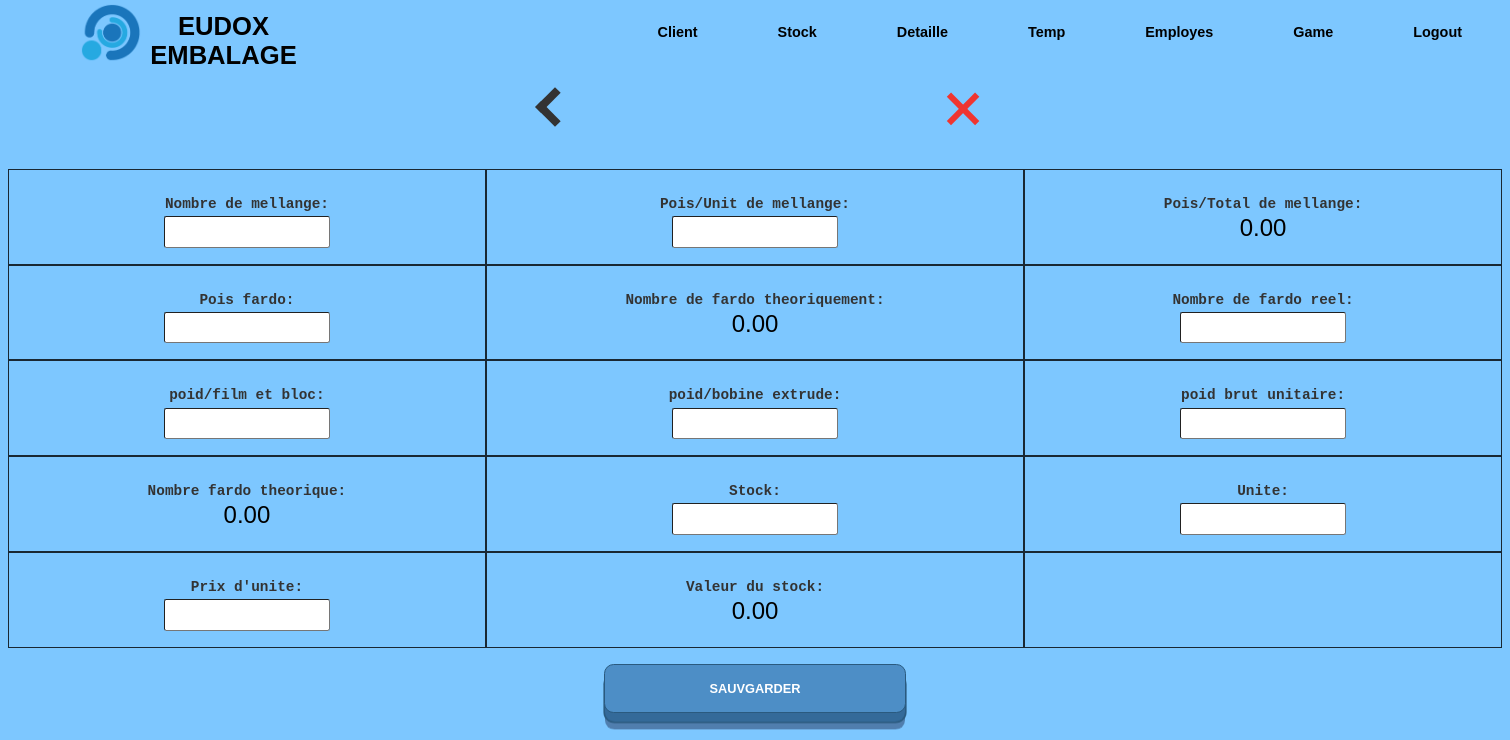
/detail/view/1/1, run on an earlier commit of the app's database.
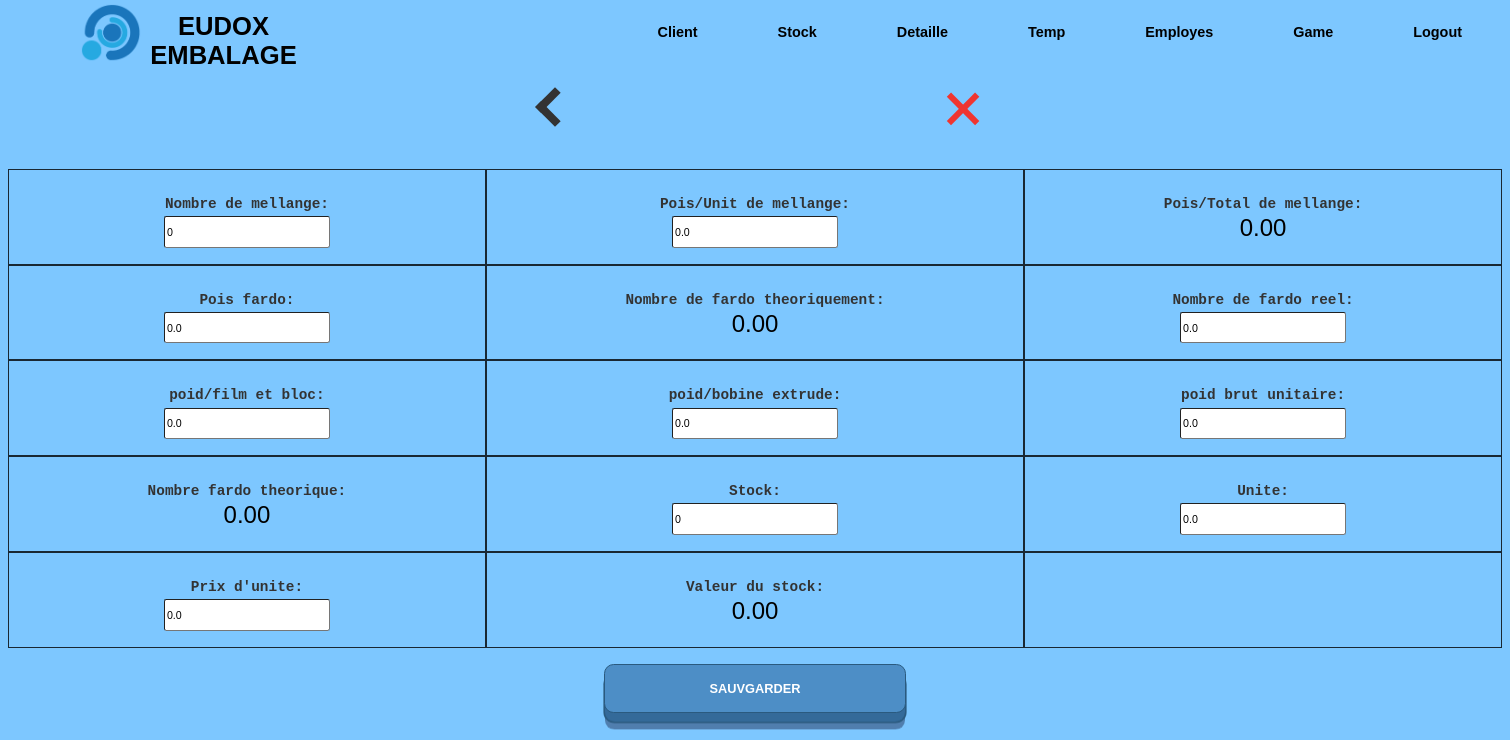
And on a later commit of the database.
### tables this page shows
CREATE TABLE d_mat (
        id INTEGER PRIMARY KEY AUTOINCREMENT,
        t_id INTEGER NOT NULL,
        date TEXT NOT NULL,
        p_num INTEGER NOT NULL,
        nember_d_m INTEGER,
        poid_udm REAL,
        poid_f REAL,
        number_f_r REAL,
        poid_feb REAL,
        poid_be REAL,
        poid_bu REAL,
        stock INTEGER,
        unit REAL,
        p_unit REAL
    );

### app.py (the view)
@app.route('/detail/view/<int:d>/<int:num>', methods=['POST', 'GET'])
def view_stock_d_detail(d,num):
    conn = sqlite3.connect('form_data.db')
    cursor = conn.cursor()
    if request.method == 'POST':
        nember_d_m = request.form.get('ndm')
        poid_udm = request.form.get('pudm')
        poid_f = request.form.get('pf')
        number_f_r = request.form.get('nfr')
        poid_feb = request.form.get('pfb')
        poid_be = request.form.get('pbe')
        poid_bu = request.form.get('pbu')
        stock = request.form.get('stock')
        unit = request.form.get('unit')
        p_unit = request.form.get('p_unit')
        cursor.execute("""
            UPDATE d_mat
            SET nember_d_m=?, poid_udm=?, poid_f=?, number_f_r=?, poid_feb=?, poid_be=?, poid_bu=?, stock=?, unit=?, p_unit=?
            WHERE t_id=? AND p_num=?
        """, (nember_d_m, poid_udm, poid_f, number_f_r, poid_feb, poid_be, poid_bu, stock, unit, p_unit, d, num))
        conn.commit()
        return redirect("/detail/view/"+str(d))
    else:
        cursor.execute("SELECT nember_d_m, poid_udm, poid_f, number_f_r, poid_feb, poid_be, poid_bu, stock, unit, p_unit FROM d_mat WHERE t_id = ? AND p_num = ?", (d, num))
        data = cursor.fetchone()
    conn.close()
    return render_template('dt_s_view.html', date=d, data=data, num=num)

### templates/dt_s_view.html (shortened to what this page needs)
{% extends 'main.html' %}
{% block head %}
<link rel="stylesheet" type="text/css" href="{{ url_for('static', filename='css/d_form.css') }}">
{% endblock %}
{% block top %}
<a href="/detail/view/{{ date }}" id="back"><div class="thick-arrow-left"></div></a>
<a href="/main" id="aclose"><div class="close"></div></a>
{% endblock %}
{% block bot %}
<form action="/detail/view/{{ date }}/{{num}} " method="post">
  <div class="grid-container">
    <div class="grid-item">
      <label for="ndm">Nombre de mellange:</label><br>
      <input type="text" id="ndm" name="ndm" value="{{ data[0] }}" pattern="[0-9]+(\.[0-9]+)?" title="Enter a valid number" oninput="calculateTotal()"><br>
    </div>
    <div class="grid-item">
      <label for="pudm">Pois/Unit de mellange:</label><br>
      <input type="text" id="pudm" name="pudm" value="{{ data[1] }}" pattern="[0-9]+(\.[0-9]+)?" title="Enter a valid number" oninput="calculateTotal()"><br>
    </div>
    <div class="grid-item">
      <label>Pois/Total de mellange:</label><br>
      <span id="totalPoids"></span>
    </div>
    <div class="grid-item">
      <label for="pf">Pois fardo:</label><br>
      <input type="text" id="pf" name="pf" value="{{ data[2] }}" pattern="[0-9]+(\.[0-9]+)?" title="Enter a valid number" oninput="calculateTh()"><br>
    </div>
    <div class="grid-item">
      <label>Nombre de fardo theoriquement:</label><br>
      <span id="nft"></span>
    </div>
    <div class="grid-item">
      <label for="nfr">Nombre de fardo reel:</label><br>
      <input type="text" id="nfr" name="nfr" value="{{ data[3] }}" pattern="[0-9]+(\.[0-9]+)?" title="Enter a valid number"><br>
    </div>
    <div class="grid-item">
      <label for="pfb">poid/film et bloc:</label><br>
      <input type="text" id="pfb" name="pfb" value="{{ data[4] }}" pattern="[0-9]+(\.[0-9]+)?" title="Enter a valid number"><br>
    </div>
    <div class="grid-item">
      <label for="pbe">poid/bobine extrude:</label><br>
      <input type="text" id="pbe" name="pbe" value="{{ data[5] }}" pattern="[0-9]+(\.[0-9]+)?" title="Enter a valid number" oninput="calculateTh2()"><br>
    </div>
    <div class="grid-item">
      <label for="pbu">poid brut unitaire:</label><br>
      <input type="text" id="pbu" name="pbu" value="{{ data[6] }}" pattern="[0-9]+(\.[0-9]+)?" title="Enter a valid number" oninput="calculateTh2()"><br>
    </div>
    <div class="grid-item">
      <label>Nombre fardo theorique:</label><br>
      <span id="nft2"></span>
    </div>
    <div class="grid-item">
      <label for="stock">Stock:</label><br>
      <input type="text" id="stock" name="stock" value="{{ data[7] }}" pattern="[0-9]+(\.[0-9]+)?" title="Enter a valid number" oninput="calculate()"><br>
    </div>
    <div class="grid-item">
      <label for="stock">Unite:</label><br>
      <input type="text" id="unit" name="unit" value="{{ data[8] }}" pattern="[0-9]+(\.[0-9]+)?" title="Enter a valid number" oninput="calculate()"><br>
    </div>
    <div class="grid-item">
      <label for="stock">Prix d'unite:</label><br>
      <input type="text" id="p_unit" name="p_unit" value="{{ data[9] }}" pattern="[0-9]+(\.[0-9]+)?" title="Enter a valid number" oninput="calculate()"><br>
    </div>
    <div class="grid-item">
      <label>Valeur du stock:</label><br>
      <span id="v_stock"></span>
    </div>
    <div class="grid-item"></div>
  </div>
  <button type="submit" class="button-19">Sauvgarder</button>
</form>
<br><br><br>
{% endblock %}

### templates/main.html (shortened to what this page needs)
<!DOCTYPE html>
<html>
  <head>
    <link rel="stylesheet" type="text/css" href="{{ url_for('static', filename='css/style.css') }}">
    {% block head %}{% endblock %}
  </head>
  <body>
    <div class="bg">
      <div class="hd">
        <img class="logo" src="{{ url_for('static', filename='assets/lll.png') }}" onclick="goToHomePage()" style="cursor: pointer;"/>
        <h1 class="fn" onclick="goToHomePage()" style="cursor: pointer;">EUDOX EMBALAGE</h1>
        <ul class="nav">
          <li><a href="/client">Client</a></li>
          <li><a href="/stock">Stock</a></li>
          <li><a href="/detail">Detaille</a></li>
          <li><a href="/time">Temp</a></li>
          <li><a href="/work">Employes</a></li>
          <li><a href="/game">Game</a></li>
          <li><a href="/">Logout</a></li>
        </ul>
      </div>
      <div class="display_frame">
        <div class="top_side">
          {% block top %}{% endblock %}
        </div>
        <div class="bot_side">
          {% block bot %}{% endblock %}
        </div>
      </div>
    </div>
  </body>
</html>

### static/css/style.css (style rules this page uses)
body, h1, h2, h3, p, ul, li { margin: 0; padding: 0; }
body { font-family: Arial, sans-serif; background-color: #7dc7ff; zoom: 80%; }
.bg { background-size: cover; background-repeat: no-repeat; height: 100vh; }
.hd { background: #7dc7ff; width: 100%; height: 81px; display: flex; text-align: center; }
.logo { padding-top: 4px; margin-left: 100px; margin-right: 10px; height: 75px; width: 80px; }
.fn { text-align: center; padding-top: 15px; font-family: sans-serif; width: 350px; color: #000; transition: 0.3s ease-out; }
.nav { margin-left: 400px; margin-right: 10px; display: flex; justify-content: center; align-items: center; }
.nav li { list-style: none; margin-left: 50px; margin-right: 50px; font-size:18px; }
.nav li a { text-decoration: none; font-family: sans-serif; font-weight: bold; color: #000; transition: 0.3s ease-out; }
.display_frame { background-size: cover; text-align: center; width: 100%; }
a { color: inherit; text-decoration: none; }
button.button-19 { touch-action: manipulation; position: relative; display: inline-block; cursor: pointer; outline: none; border: 0; vertical-align: middle; text-decoration: none; font-size: inherit; font-family: inherit; }
button.button-19 { touch-action: manipulation; font-weight: 600; color: #fff; text-transform: uppercase; padding: 1.25em 2em; background: #4d8ec6; border: 2px solid #2a5a7f; border-radius: 0.75em; transform-style: preserve-3d; transition: transform 150ms cubic-bezier(0, 0, 0.58, 1), background 150ms cubic-bezier(0, 0, 0.58, 1); }
button.button-19::before { position: absolute; content: ""; width: 100%; height: 100%; top: 0; left: 0; right: 0; bottom: 0; background: #346a99; border-radius: inherit; box-shadow: 0 0 0 2px #2a5a7f, 0 0.625em 0 0 #507eae; transform: translate3d(0, 0.75em, -1em); transition: transform 150ms cubic-bezier(0, 0, 0.58, 1), box-shadow 150ms cubic-bezier(0, 0, 0.58, 1); }
.top_side { display: flex; height: 120px; width: 100%; }
#aclose { margin-left: 28vw; }
.thick-arrow-left { margin: 35px; width: 25px; height: 25px; border: 10px solid #333; border-left: 0; border-top: 0; transform: rotate(135deg); }
#back { margin-left: 34%; }
.close { margin: 30px; background: #f03530; height: 50px; position: relative; width: 8px; transform: rotate(45deg); }
.close:after { background: #f03530; content: ""; height: 8px; left: -21px; position: absolute; top: 21px; width: 50px; }
.bot_side label { color: #333; }
.bot_side input { height: 35px; }
.bot_side .button-19 { width: 20%; margin: 10px; }

### static/css/d_form.css (style rules this page uses)
label { color: #ccc; font-weight: bold; font-size: 18px; font-family: monospace; }
input { border-radius: 3px; width: 200px; }
.grid-container { display: grid; grid-template-columns: auto auto auto; padding: 10px; }
.grid-item { border: 1px solid rgba(0, 0, 0, 0.8); padding: 20px; font-size: 30px; text-align: center; }

What changed in the data, as far as the page shows it:
added d_mat: ndm "0", pudm "0.0", pf "0.0", nfr "0.0", pfb "0.0", pbe "0.0", pbu "0.0", stock "0", unit "0.0", p_unit "0.0"
